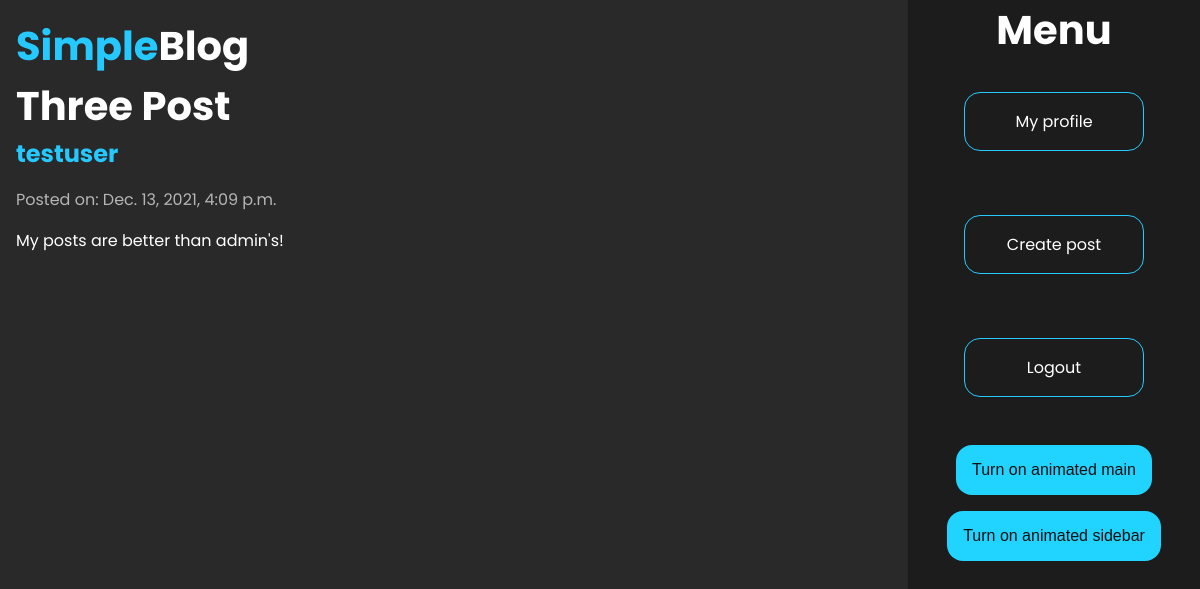
Page /post/11/ (signed in) on the committed database.
### blog/models.py (models this page shows, shortened)
class Post(models.Model):
    title = models.CharField(max_length=200)
    author = models.ForeignKey(User, on_delete=models.CASCADE)
    body = models.TextField()
    created_on = models.DateTimeField(auto_now_add=True)
    last_modified = models.DateTimeField(auto_now=True)

### blog/views.py (the view)
# urls.py: path('post/<int:pk>/', PostDetailView.as_view(), name='blog-post'),
class PostDetailView(LoginRequiredMixin, DetailView):
    template_name = 'blog/post.html'
    model = Post

### blog/templates/blog/post.html
{% extends 'blog/base.html' %}
{% load static %}
{% block main_content %}
<div class="post">
    <h1 class="title">{{ post.title }}</h1>
    <h2 class="author"><a href="{% url 'blog-profile' post.author.id%}" class="author">{{ post.author }}</a></h2>
    <p class="date">Posted on: {{ post.created_on }}</p>
    <p>{{ post.body}}</p>
</div>
{% endblock %}

### blog/static/blog/style.css (style rules this page uses)
html, body { margin: 0; padding: 0; font-family: 'Poppins', sans-serif; background-color: #292929; color: white; height: 100%; }
.container h1 { font-size: 2.5em; margin: 0; padding: 0; }
.main a { text-decoration: none; }
.author { text-decoration: none; margin: 0; padding: 0; color: #26c9ff; }
.date { color: #b5b5b5; }

### rows in the picture
Post: title "Three Post", author "testuser", created_on "Dec. 13, 2021, 4:09 p.m.", body "My posts are better than admin's!"
